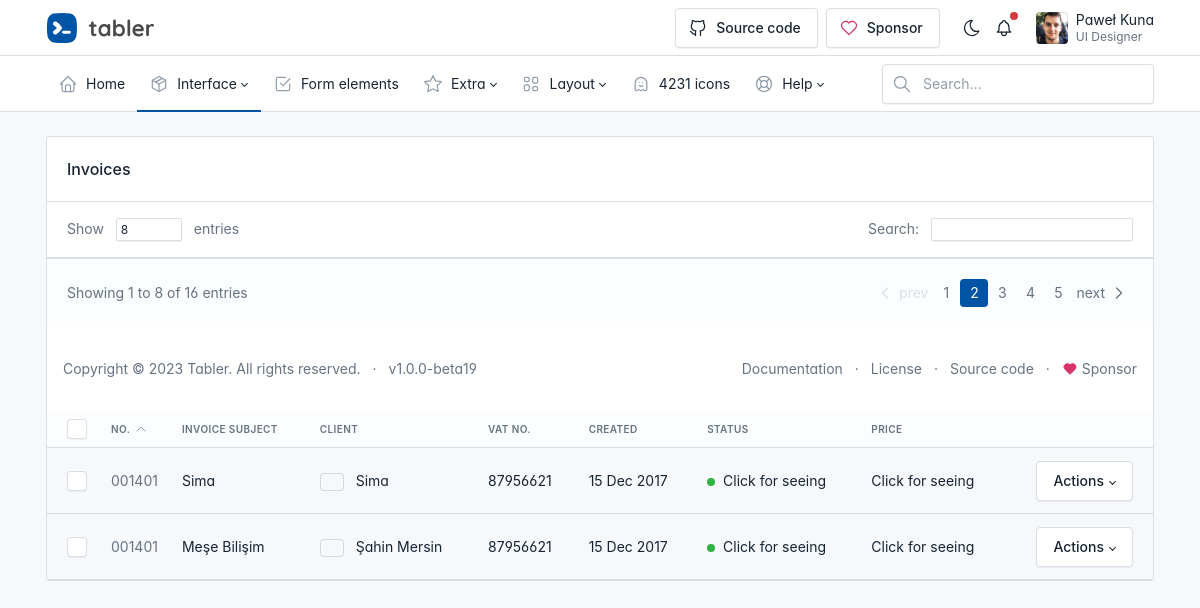
The app's page /add-operation/, older data.
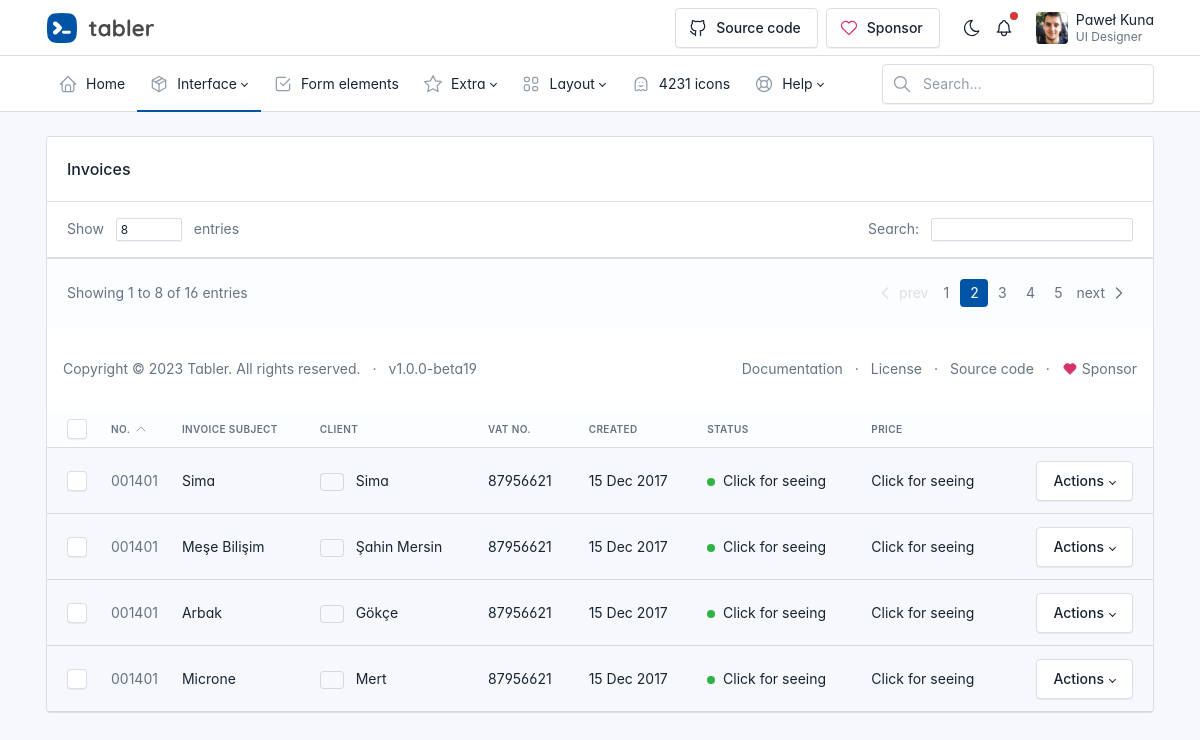
The same page, newer data.
### companies/models.py (models this page shows)
class Companies(models.Model):
    company_name= models.CharField(max_length=200, unique= True)
    boss_name = models.CharField(max_length=200)
    email = models.CharField(max_length=200)
    telephone = models.IntegerField(default=0)
    tax = models.IntegerField(default=0)

### companies/views.py (the view)
# urls.py: path('add-operation/', views.addOperation, name = "addop"),
def addOperation(request):
    account_list = Companies.objects.all()
    context = {
        "account_list": account_list
    }
    return render(request, "addop.html", context)

### templates/addop.html (shortened to what the changed rows need)
<!doctype html>
<html lang="en">
  <head>
    <link href="/static/css/tabler.min.css" rel="stylesheet"/>
    <link href="/static/css/tabler-flags.min.css" rel="stylesheet"/>
    <link href="/static/css/tabler-payments.min.css" rel="stylesheet"/>
    <link href="/static/css/tabler-vendors.min.css" rel="stylesheet"/>
    <link href="/static/css/demo.min.css?1685973381" rel="stylesheet"/>
  </head>
  <body >
    <div class="page">
      <header class="navbar navbar-expand-md d-print-none" >
        <div class="container-xl">
          <h1 class="navbar-brand navbar-brand-autodark d-none-navbar-horizontal pe-0 pe-md-3">
            <a href=".">
              <img src="/static/logo.svg" width="110" height="32" alt="Tabler" class="navbar-brand-image">
            </a>
          </h1>
        </div>
      </header>
      <div class="page-wrapper">
        <div class="page-body">
          <div class="container-xl d-flex flex-column justify-content-center">
            <div class="col-12">
                <div class="card">
                  <div class="table-responsive">
                    <table class="table card-table table-vcenter text-nowrap datatable">
                      <thead>
                        <tr>
                          <th class="w-1"><input class="form-check-input m-0 align-middle" type="checkbox" aria-label="Select all invoices"></th>
                          <th class="w-1">No.
                            <svg xmlns="http://www.w3.org/2000/svg" class="icon icon-sm icon-thick" width="24" height="24" viewBox="0 0 24 24" stroke-width="2" stroke="currentColor" fill="none" stroke-linecap="round" stroke-linejoin="round"><path stroke="none" d="M0 0h24v24H0z" fill="none"></path><path d="M6 15l6 -6l6 6"></path></svg>
                          </th>
                          <th>Invoice Subject</th>
                          <th>Client</th>
                          <th>VAT No.</th>
                          <th>Created</th>
                          <th>Status</th>
                          <th>Price</th>
                          <th></th>
                        </tr>
                      </thead>
                      <tbody>
                        <tr>
                          {% for company in account_list %}
                            <td><input class="form-check-input m-0 align-middle" type="checkbox" aria-label="Select invoice"></td>
                            <td><span class="text-secondary">001401</span></td>
                            <td><a href = "/operation/" class="text-reset" tabindex="-1" target = "_blank">{{ company.company_name }}</a></td>
                          <td>
                            <span class="flag flag-xs flag-country-us me-2"></span>
                            {{ company.boss_name }}
                          </td>
                          <td>
                            87956621
                          </td>
                          <td>
                            15 Dec 2017
                          </td>
                          <td>
                            <span class="badge bg-success me-1"></span> Click for seeing
                          </td>
                          <td>Click for seeing</td>
                          <td class="text-end">
                            <span class="dropdown">
                              <button class="btn dropdown-toggle align-text-top" data-bs-boundary="viewport" data-bs-toggle="dropdown">Actions</button>
                            </span>
                          </td>
                        </tr>
                        <tr>
                          {% endfor %}
                </div>
              </div>
          </div>
        </div>
      </div>
    </div>
  </body>
</html>

Row changes from the older to the newer data that the page shows:
added Companies: company_name "Arbak", boss_name "Gökçe"
added Companies: company_name "Microne", boss_name "Mert"
